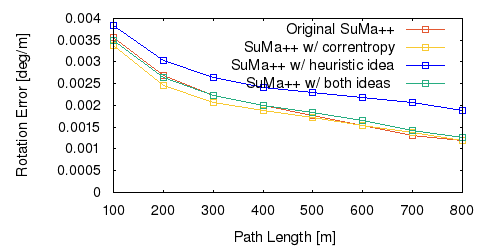

Here is the gnuplot script that generated this plot:
set term png size 500,250 font "Helvetica" 11
set output "09_rl.png"
set size ratio 0.5
set yrange [0:*]
set xlabel "Path Length [m]"
set ylabel "Rotation Error [deg/m]"
plot "o.txt" using 1:($2*57.3) title 'Original SuMa++' lc rgb "#e35933" pt 4 w linespoints, \
"c.txt" using 1:($2*57.3) title 'SuMa++ w/ correntropy' lc rgb "#df8c932" pt 4 w linespoints, \
"l.txt" using 1:($2*57.3) title 'SuMa++ w/ heuristic idea' lc rgb "#0000FF" pt 4 w linespoints, \
"b.txt" using 1:($2*57.3) title 'SuMa++ w/ both ideas ' lc rgb "#27ad81" pt 4 w linespoints
